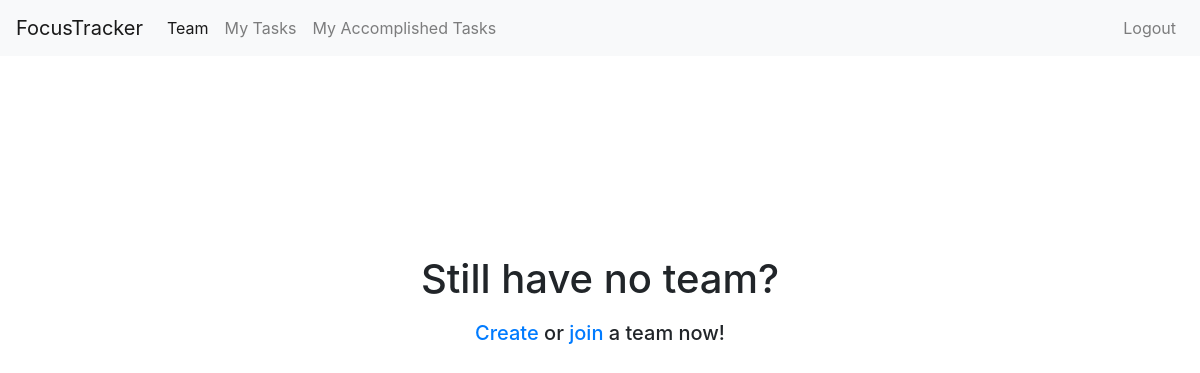
The app's page /main/ (signed in), older data.
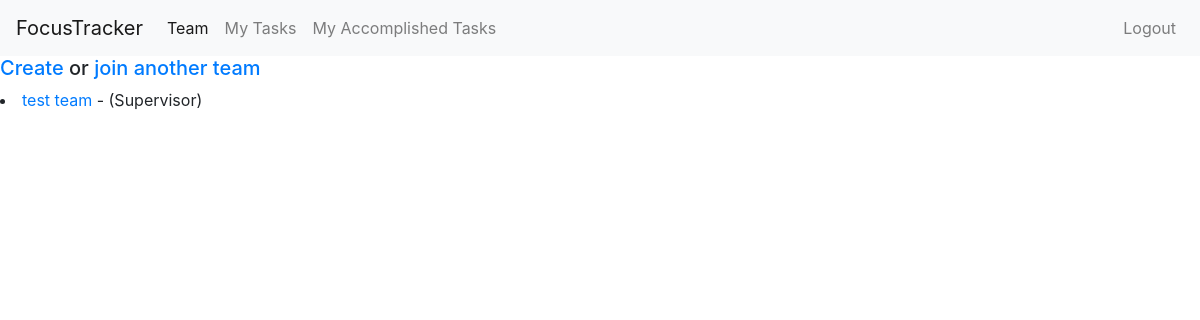
The same page, newer data.
### main/models.py (models this page shows, shortened)
class TeamMembership(models.Model):
    ROLE_CHOICES = (
        ('supervisor', 'Supervisor'),
        ('member', 'Member')
    ) # role choices for each user
    user = models.ForeignKey(User, on_delete=models.CASCADE)
    team = models.ForeignKey(Team, on_delete=models.CASCADE)
    role = models.CharField(max_length=20, choices = ROLE_CHOICES)
    class Meta:
        unique_together = ('user', 'team') # so users can only have one role inside a team

class Team(models.Model):
    ACTIVE = 'active'
    DELETED = 'deleted'
    CHOICES_STATUS = (
        (ACTIVE, 'Active'),
        (DELETED, 'Deleted')
    )
    title = models.CharField(max_length=255)
    members = models.ManyToManyField(User, related_name='teams', through='TeamMembership')
    created_by = models.ForeignKey(User, related_name='created_teams', on_delete=models.CASCADE)
    created_at = models.DateTimeField(auto_now_add=True)
    status = models.CharField(max_length=10, choices=CHOICES_STATUS, default=ACTIVE)
    invite_code = models.CharField(max_length=36, unique=True, blank=True, null=True)
    class Meta:
        ordering = ['title']

### main/views.py (the view)
# urls.py: path("", views.team, name = 'team'),
@login_required
def team(request):
    memberships = TeamMembership.objects.filter(user=request.user)
    context = {
        'memberships' : memberships,
        'has_team' : memberships.exists()
    }
    return render(request, "main/team.html", context)

### main/templates/main/team.html (shortened to what this page needs)
{% extends "main/base.html" %}
{% block content %}
{% include "main/navbar.html" %}
{% if not has_team %}
  <div class='profile text-center mt-5'>
      <h1>Still have no team?</h1>
      <h5>
          <a href="{% url 'main:create-team' %}" data-bs-toggle="modal" data-bs-target="#createTeamModal">Create</a> or
          <a href="#" data-toggle="modal" data-target="#joinTeamModal">join</a> a team now!
      </h5>
  </div>
{% else %}
  <h5>
    <a href="{% url 'main:create-team' %}" data-bs-toggle="modal" data-bs-target="#createTeamModal">Create</a> or
    <a href="#" data-toggle="modal" data-target="#joinTeamModal">join another team</a>
  </h5>
  {% for membership in memberships %}
      <li>
          <a href="{% url 'main:team-detail' membership.team.id %}">
              {{ membership.team.title }}
          </a>
          - ({{ membership.role|title }})
      </li>
  {% endfor %}
{% endif %}
{% endblock %}

Row changes from the older to the newer data that the page shows:
added TeamMembership: team "test team", role "Supervisor"
Text that changed along with them:
text no longer shown: "Still have no team? join a team now!"
text now shown: "join another team"
